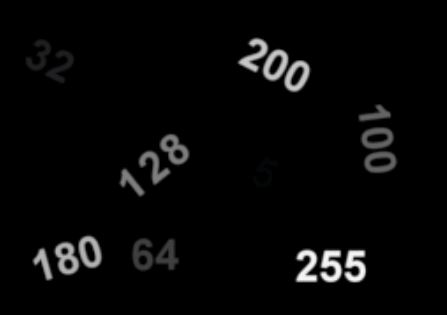
#> input picture #01 OpenCV/08 ImageProcessing/07 Thresholding/img/Thresholding01.JPG, 447 x 315 px, found by its file name
$ jupyter execute '01 Simple Thresholding.ipynb'
#> lines starting #> are read from the running program, lines starting #| are printed output that depends on the picture; after the words box and inside, x2 and y2 are one past the last pixel; in counts of white or black regions, pixels touching at a corner belong together
[cell 1]
# import opencv
import cv2

# Read image
original_img = cv2.imread("Thresholding01.JPG")
#> original_img is the input picture: shape (315, 447, 3); mean B, G, R 7.3, 7.3, 7.3

#gary scale image
grayscale_img = cv2.cvtColor(original_img, cv2.COLOR_BGR2GRAY)

# Set threshold and maxValue
thresh = 0
maxValue = 255

# Basic threshold example
th, dst = cv2.threshold(grayscale_img, thresh, maxValue, cv2.THRESH_BINARY);
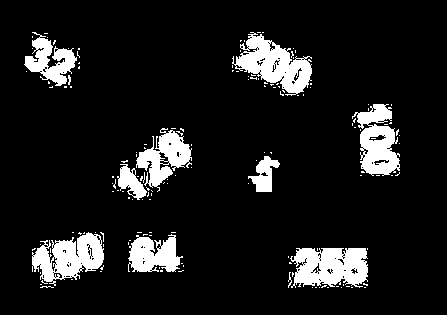
#> dst: shape (315, 447); 10.8% white; 153 white regions (142 under 20 px), largest, box (x1, y1, x2, y2) and area: (232, 32, 312, 96) 2419, (290, 248, 368, 288) 2416, (32, 232, 104, 286) 2215
#> th = 0

import matplotlib.pyplot as plt

fig, (ax1, ax2,ax3) = plt.subplots(1, 3,figsize=(20,4))
fig.suptitle('Simple_Threshold_type_THRESH_BINARY')

ax1.imshow(original_img,cmap="gray")
ax1.axis("off")
ax1.set_title("Original")

ax2.imshow(grayscale_img,cmap="gray")
ax2.axis("off")
ax2.set_title("Gray")

ax3.imshow(dst,cmap="gray")
ax3.axis("off")
ax3.set_title("Binary")
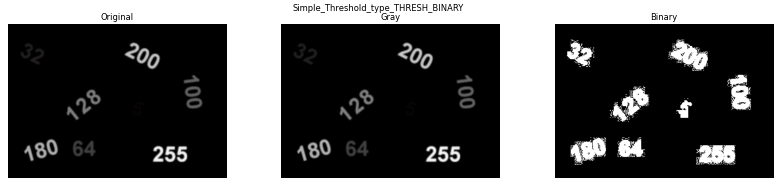
#> figure drawn by matplotlib, 3 panels; B, G, R data is drawn as R, G, B

### Binary Thresholding (THRESH_BINARY)

[cell 2]
# import opencv
import cv2

# Read image
original_img = cv2.imread("Thresholding01.JPG")

#gary scale image
grayscale_img = cv2.cvtColor(original_img, cv2.COLOR_BGR2GRAY)

# Set threshold and maxValue
thresh = 0
maxValue = 255

# Basic threshold example
th1, dst1 = cv2.threshold(grayscale_img, thresh, maxValue, cv2.THRESH_BINARY);
#> th1 = 0

# Set threshold and maxValue
thresh = 127
maxValue = 255

# Basic threshold example
th2, dst2 = cv2.threshold(grayscale_img, thresh, maxValue, cv2.THRESH_BINARY);
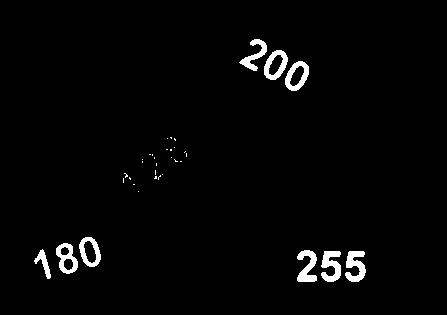
#> dst2: shape (315, 447); 2.2% white; 35 white regions (26 under 20 px), largest, box (x1, y1, x2, y2) and area: (345, 251, 366, 282) 401, (321, 251, 341, 282) 400, (297, 250, 317, 282) 382
#> th2 = 127

# Set threshold and maxValue
thresh = 127
maxValue = 128
# Basic threshold example
th3, dst3 = cv2.threshold(grayscale_img, thresh, maxValue, cv2.THRESH_BINARY);
#> th3 = 127

import matplotlib.pyplot as plt

fig, (ax1, ax2,ax3,ax4) = plt.subplots(1, 4,figsize=(20,4))
fig.suptitle('Simple_Threshold_type_THRESH_BINARY')

ax1.imshow(grayscale_img,cmap="gray")
ax1.axis("off")
ax1.set_title("Gray")

ax2.imshow(dst1,cmap="gray")
ax2.axis("off")
ax2.set_title("Binary(thresh =0 and maxValue = 255)")

ax3.imshow(dst2,cmap="gray")
ax3.axis("off")
ax3.set_title("Binary(thresh =127 and maxValue = 255)")

ax4.imshow(dst3,cmap="gray")
ax4.axis("off")
ax4.set_title("Binary(thresh =127 and maxValue = 128)")
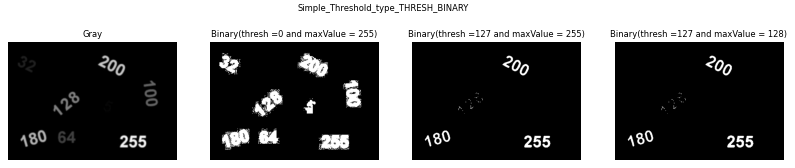
#> figure drawn by matplotlib, 4 panels

### Inverse-Binary Thresholding ( THRESH_BINARY_INV )

[cell 3]
# import opencv
import cv2

# Read image
original_img = cv2.imread("Thresholding01.JPG")

#gary scale image
grayscale_img = cv2.cvtColor(original_img, cv2.COLOR_BGR2GRAY)

# *****************************
# Set threshold and maxValue
thresh = 0
maxValue = 255

# Basic threshold example
th1, dst1 = cv2.threshold(grayscale_img, thresh, maxValue, cv2.THRESH_BINARY_INV);


# *****************************
# Set threshold and maxValue
thresh = 127
maxValue = 255

# Basic threshold example
th2, dst2 = cv2.threshold(grayscale_img, thresh, maxValue, cv2.THRESH_BINARY_INV);


# *****************************
# Set threshold and maxValue
thresh = 127
maxValue = 128
# Basic threshold example
th3, dst3 = cv2.threshold(grayscale_img, thresh, maxValue, cv2.THRESH_BINARY_INV);

import matplotlib.pyplot as plt

fig, (ax1, ax2,ax3,ax4) = plt.subplots(1, 4,figsize=(20,4))
fig.suptitle('Simple_Threshold_type_THRESH_BINARY')

ax1.imshow(grayscale_img,cmap="gray")
ax1.axis("off")
ax1.set_title("Gray")

ax2.imshow(dst1,cmap="gray")
ax2.axis("off")
ax2.set_title("Binary(thresh =0 and maxValue = 255)")

ax3.imshow(dst2,cmap="gray")
ax3.axis("off")
ax3.set_title("Binary(thresh =127 and maxValue = 255)")

ax4.imshow(dst3,cmap="gray")
ax4.axis("off")
ax4.set_title("Binary(thresh =127 and maxValue = 128)")

[cell 4]
import cv2

# Read image
original_img = cv2.imread("1.jpg")
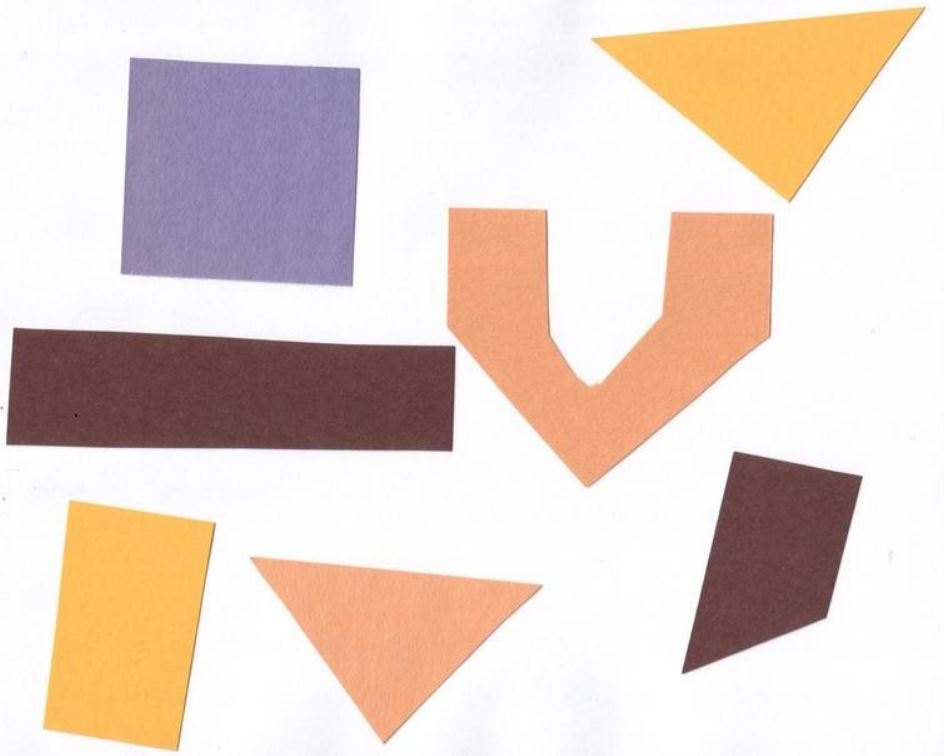
#> input picture #01 OpenCV/08 ImageProcessing/07 Thresholding/img/1.JPG, 944 x 756 px, found by its file name
#> original_img is the input picture: shape (756, 944, 3); mean B, G, R 201.5, 210.8, 228.4

#gary scale image
grayscale_img = cv2.cvtColor(original_img, cv2.COLOR_BGR2GRAY)
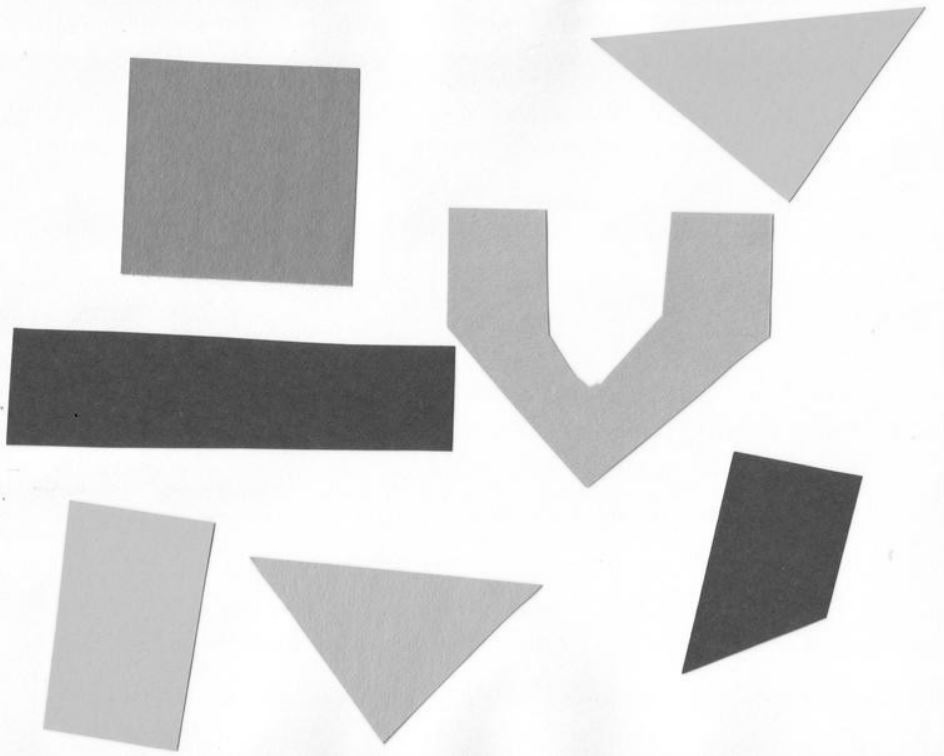
#> grayscale_img: shape (756, 944); min 15, max 255, mean 215

# Set threshold and maxValue
thresh = 210
maxValue = 255

_, binary = cv2.threshold(grayscale_img, thresh, maxValue, cv2.THRESH_BINARY);
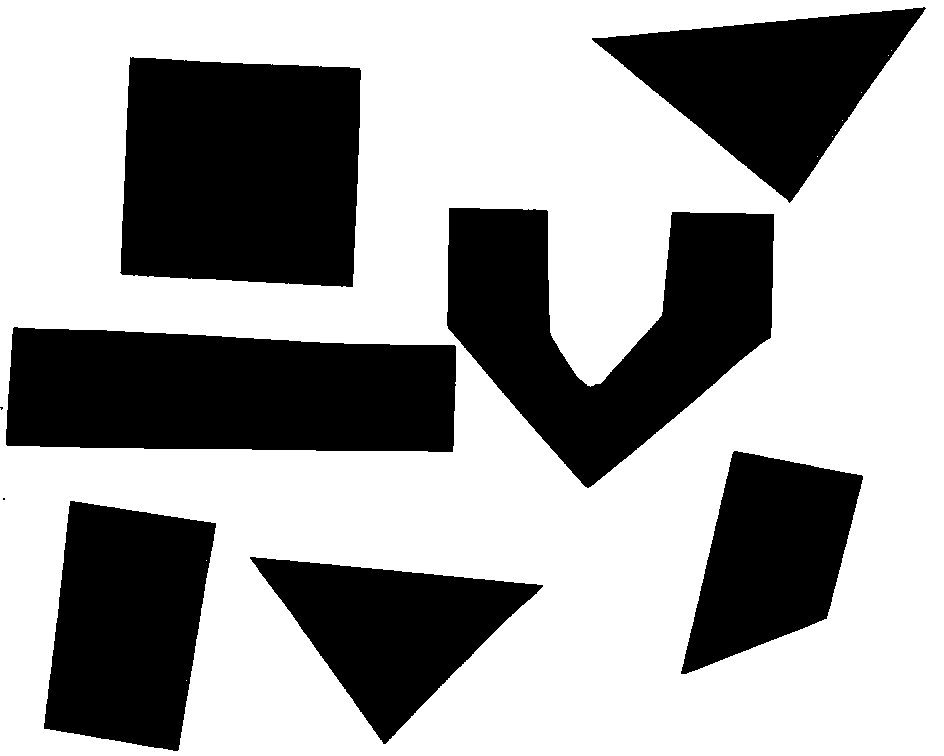
#> binary: shape (756, 944); 63.3% white; 9 black regions (2 under 20 px), largest, box (x1, y1, x2, y2) and area: (120, 57, 361, 287) 50688, (6, 327, 456, 452) 50009, (447, 208, 774, 488) 47784

# Basic threshold example
_, binary_inv = cv2.threshold(grayscale_img, thresh, maxValue, cv2.THRESH_BINARY_INV);

import matplotlib.pyplot as plt

fig, (ax1, ax2,ax3) = plt.subplots(1, 3,figsize=(15,4))
fig.suptitle('BInary and Inverse Binary Conversion')

ax1.imshow(original_img,cmap="gray")
ax1.axis("off")
ax1.set_title("Original")

ax2.imshow(binary,cmap="gray")
ax2.axis("off")
ax2.set_title("Binary")

ax3.imshow(binary_inv,cmap="gray")
ax3.axis("off")
ax3.set_title("Inverse Binary")
#> figure, not shown here; B, G, R data is drawn as R, G, B

[cell 5]
import cv2

image_original = cv2.imread('124.jpg')
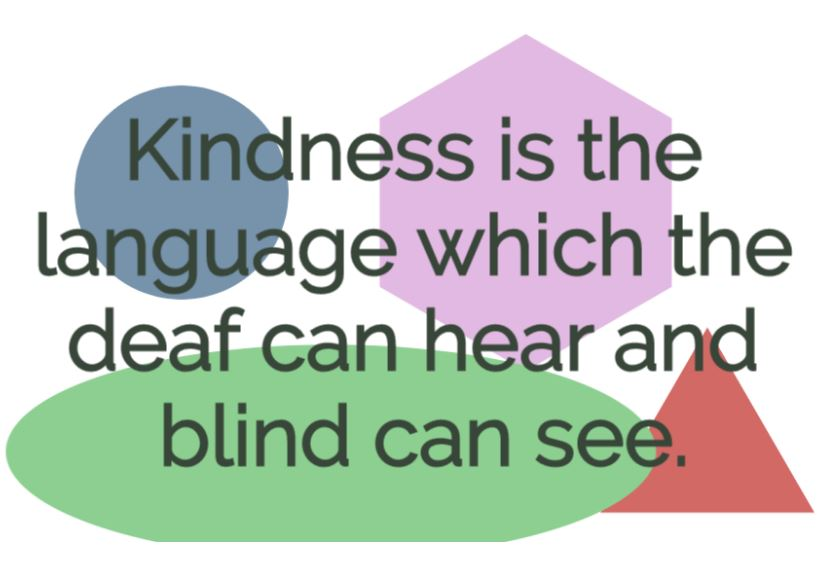
#> input picture #01 OpenCV/08 ImageProcessing/07 Thresholding/img/124.JPG, 840 x 561 px, found by its file name
#> image_original is the input picture: shape (561, 840, 3); mean B, G, R 197.2, 204, 197

grayscale = cv2.cvtColor(image_original, cv2.COLOR_BGR2GRAY) # Get GrayScale image
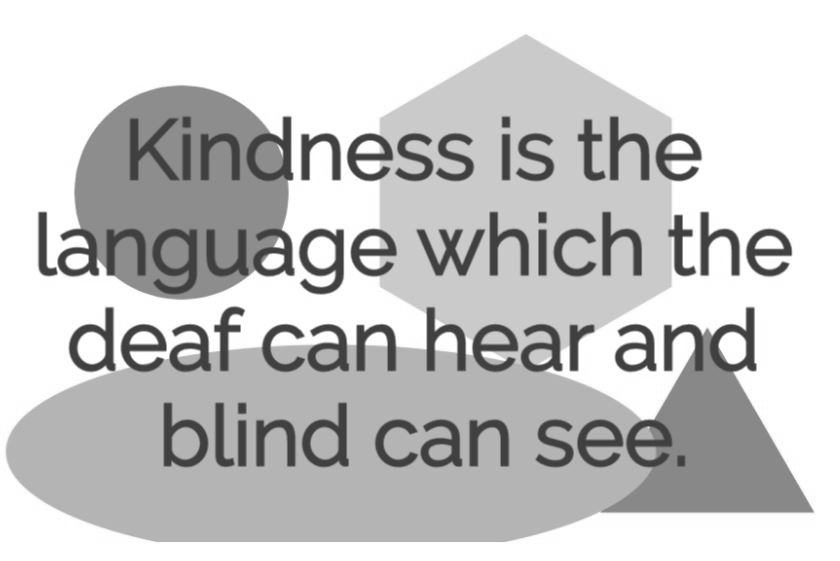
#> grayscale: shape (561, 840); min 48, max 255, mean 201.1


#Thresholding
ret, img_binary = cv2.threshold(grayscale,100, 255, cv2.THRESH_BINARY)
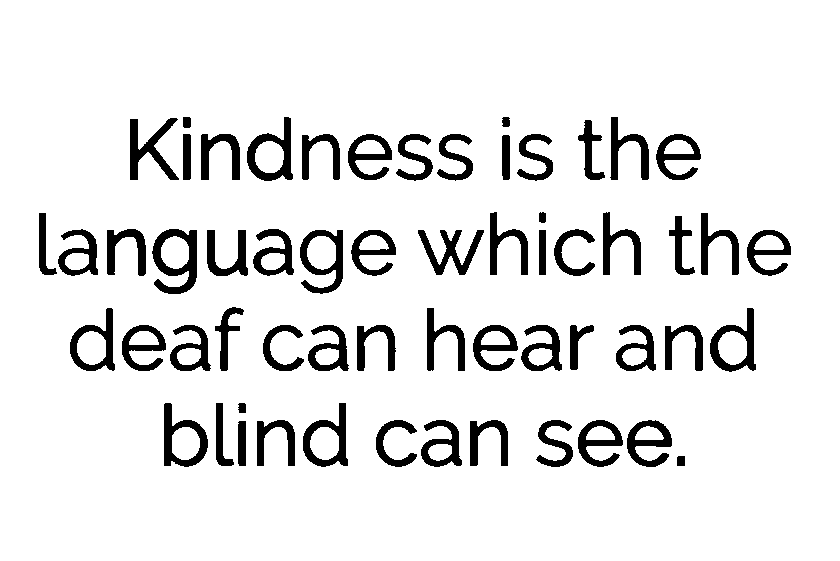
#> img_binary: shape (561, 840); 90.5% white; 59 black regions, largest, box (x1, y1, x2, y2) and area: (152, 229, 197, 294) 1423, (300, 230, 343, 294) 1185, (130, 118, 179, 180) 1172

import matplotlib.pyplot as plt

f, ax = plt.subplots(nrows=1,ncols=3,figsize=(15,10))

plt.sca(ax[0]);
plt.imshow(image_original,cmap="gray");
plt.title("Original Image")
plt.axis("off")

plt.sca(ax[1]);
plt.imshow(grayscale,cmap="gray");
plt.title("Gray Scale")
plt.axis("off")

plt.sca(ax[2]);
plt.imshow(img_binary,cmap="gray");
plt.title("THRESH_BINARY")
plt.axis("off")

plt.show()
#> figure, not shown here; B, G, R data is drawn as R, G, B
